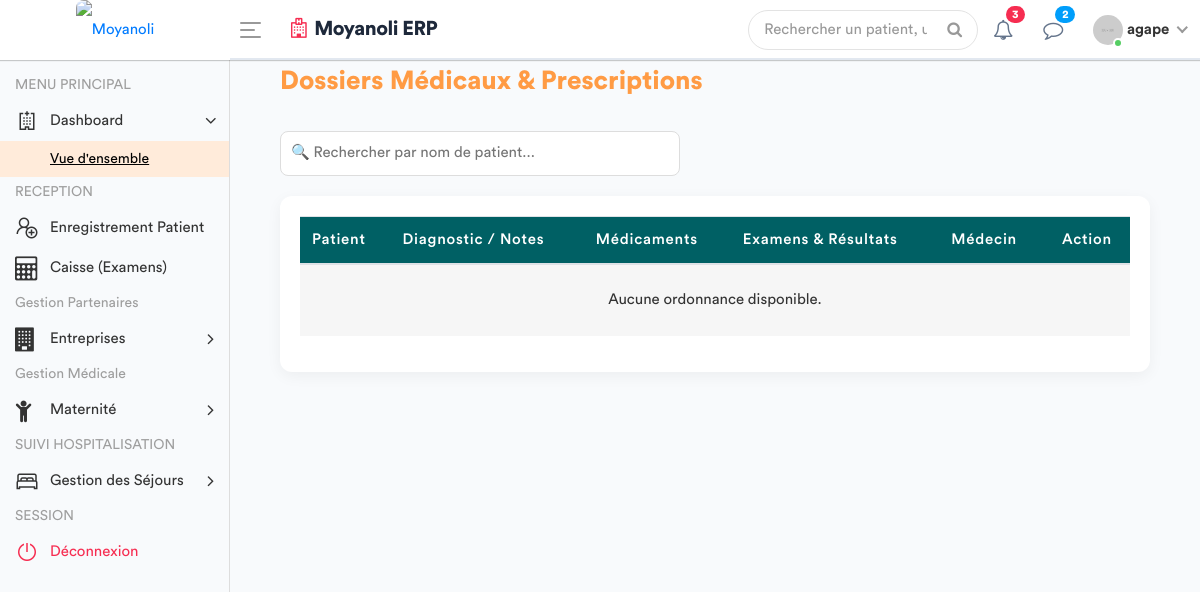
The page /ordonnances/liste/ (signed in) on the database as committed earlier.
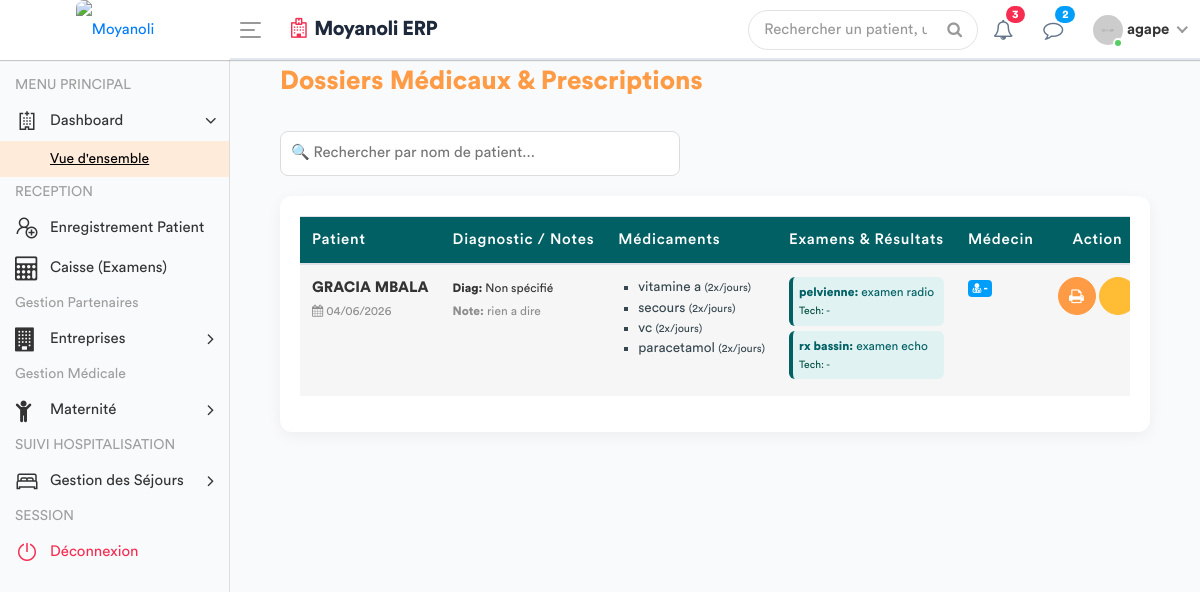
The same page on the database as committed later.
### apps/models.py (models this page shows, shortened)
class Ordonnance(models.Model):
    TYPE_CHOICES = [('URGENCE', 'Ordonnance d’Urgence'), ('DEFINITIVE', 'Ordonnance Définitive')]
    consultation = models.ForeignKey('Consultation', on_delete=models.CASCADE)
    date_prescrite = models.DateTimeField(default=timezone.now)
    type_ordonnance = models.CharField(max_length=20, choices=TYPE_CHOICES, default='URGENCE')
    diagnostic = models.CharField(max_length=255, blank=True)
    observation = models.TextField(blank=True)

class Consultation(models.Model):
    triage = models.OneToOneField(SigneVital, db_index=True, on_delete=models.CASCADE)
    medecin = models.ForeignKey(settings.AUTH_USER_MODEL, on_delete=models.SET_NULL, null=True)
    motif_consultation = models.TextField(verbose_name="Motif")
    histoire_maladie = models.TextField(verbose_name="Histoire de la maladie")
    examen_physique = models.TextField(verbose_name="Examen physique")
    complement_d_anamnese = models.CharField(max_length=200, null=True)
    hypothese_diagnostique = models.TextField(verbose_name="Hypothèse diagnostique")
    date_creation = models.DateTimeField(default=timezone.now)
    consultation_payee = models.BooleanField(default=False, verbose_name="Consultation payée")

class SigneVital(models.Model):
    patient = models.ForeignKey(Patient, on_delete=models.CASCADE)
    temperature = models.DecimalField(max_digits=4, decimal_places=1)
    poids = models.DecimalField(max_digits=5, decimal_places=2)
    tension_arterielle = models.CharField(max_length=10)
    frequence_cardiaque = models.IntegerField()
    frequence_respiratoire = models.IntegerField(null=True, blank=True)
    saturation_oxygene = models.IntegerField(null=True, blank=True)
    date_prelevement = models.DateTimeField(default=timezone.now)
    infirmier = models.ForeignKey(User, on_delete=models.SET_NULL, null=True)
    est_consulte = models.BooleanField(default=False)

class Patient(models.Model):
    TYPE_CHOICES = [
        ('SIMPLE', 'Patient Simple'),
        ('FIDELE', 'Patient Fidèle'),
        ('CONVENTIONNE', 'Patient Conventionné'),
    ]
    code_patient = models.CharField(max_length=20, unique=True, editable=False)
    noms = models.CharField(max_length=100)
    service = models.ForeignKey('Service', on_delete=models.PROTECT, related_name='patients', null=True)
    sexe = models.CharField(max_length=1, choices=[('M', 'Masculin'), ('F', 'Féminin')])
    age = models.CharField(max_length=30)
    adresse = models.TextField()
    telephone = models.CharField(max_length=20)
    type_patient = models.CharField(max_length=15, choices=TYPE_CHOICES, default='SIMPLE')
    a_carte_fidelite = models.BooleanField(default=False, verbose_name="Possède carte de fidélité")
    entreprise = models.ForeignKey('Entreprise', on_delete=models.SET_NULL, null=True, blank=True, verbose_name="Entreprise (si conventionné)")
    fiche_payee = models.BooleanField(default=False)
    created_by = models.ForeignKey(User, on_delete=models.SET_NULL, null=True, related_name='patients_crees')
    date_creation = models.DateTimeField(auto_now_add=True)
    date_modification = models.DateTimeField(auto_now=True)

class Medicament(models.Model):
    ordonnance = models.ForeignKey('Ordonnance', on_delete=models.CASCADE, related_name='medicaments')
    nom = models.CharField(max_length=255)
    posologie = models.CharField(max_length=255)
    duree = models.CharField(max_length=100)
    STATUT_CHOICES = [('EN_COURS', 'En cours'), ('STOPPE', 'Stoppé')]
    statut = models.CharField(max_length=20, choices=STATUT_CHOICES, default='EN_COURS')

class DemandeExamen(models.Model):
    STATUT = [
        ('EN_ATTENTE', 'En attente'),
        ('TERMINE', 'Terminé'),
        ('ANNULE', 'Annulé'),
    ]
    consultation = models.ForeignKey(Consultation, related_name='examens', on_delete=models.CASCADE)
    prestation = models.ForeignKey(Prestation, on_delete=models.PROTECT)
    indication = models.TextField(blank=True, help_text="Note du médecin pour le technicien")
    resultat = models.TextField(blank=True, null=True)
    image_resultat = models.ImageField(upload_to='resultats_examens/', blank=True, null=True)
    technicien = models.ForeignKey(
        settings.AUTH_USER_MODEL,
        related_name='examens_realises',
        on_delete=models.SET_NULL,
        null=True,
        blank=True
    )
    statut = models.CharField(max_length=20, choices=STATUT, default='EN_ATTENTE')
    date_demande = models.DateTimeField(default=timezone.now)
    date_realisation = models.DateTimeField(null=True, blank=True)
    quantite = models.PositiveIntegerField(default=1)

class Prestation(models.Model):
    CATEGORIES = [
        ('ADM', 'Administratif'),
        ('CONS', 'Consultation'),
        ('LABO', 'Laboratoire'),
        ('SOIN', 'Soins'),
        ('ECHO', 'Échographie'),
        ('RADIO', 'Radiologie'),
        ('MED', 'Acte Médical'),
        ('CHIR', 'Acte Chirurgical'),
        ('CONS_MAT', 'Consultation Maternité'), # Nouvelle catégorie
        ('MAT', 'Forfait Maternité / Accouchement'), # Catégorie existante
    ]
    libelle = models.CharField(max_length=200, verbose_name="Libellé")
    categorie = models.CharField(max_length=10, choices=CATEGORIES, verbose_name="Catégorie")
    prix = models.DecimalField(max_digits=10, decimal_places=2, default=Decimal('0.00'), verbose_name="Prix (USD)")
    valeur_normale = models.CharField(
        max_length=150, blank=True, null=True,
        verbose_name="Valeur Normale / Référence (Labo uniquement)",
        help_text="Ex: 70-110 mg/dl, Négatif, etc."
    )
    class Meta:
        verbose_name = "Prestation"
        verbose_name_plural = "Prestations"

### apps/views.py (the view)
# urls.py: path('ordonnances/liste/', views.liste_ordonnances_prescrites_view, name='liste_ordonnances'),
@login_required
def liste_ordonnances_prescrites_view(request):
    ordonnances = Ordonnance.objects.filter(type_ordonnance='DEFINITIVE').select_related(
        'consultation__triage__patient',
        'consultation__medecin'
    ).prefetch_related(
        'medicaments', # <--- CORRIGÉ ICI
        'consultation__examens__prestation',
        'consultation__examens__technicien'
    ).order_by('-id')
    role = Fonction.objects.filter(userKey=request.user).first()
    fonctionKey = role.fonctionKey.roleName if role and role.fonctionKey else None
    context = {
        'ordonnances': ordonnances,
        'fonctionKey': fonctionKey
    }
    return render(request, 'back-end/medecin/liste_ordonnances.html', context)

### apps/templates/back-end/medecin/liste_ordonnances.html (shortened to what the changed rows need)
<!DOCTYPE html>
{% load static %}
<html lang="fr">
<head>
    {% include 'back-end/includes/css.html' %}
</head>
<body>
    <div class="main-wrapper">
        <div class="page-wrapper">
            <div class="content container-fluid">
                <div class="card">
                    <div class="card-body">
                        <div class="table-responsive">
                            <table class="table table-hover table-striped" id="ordonnanceTable">
                                <thead>
                                    <tr>
                                        <th>Patient</th>
                                        <th>Diagnostic / Notes</th>
                                        <th>Médicaments</th>
                                        <th>Examens & Résultats</th>
                                        <th>Médecin</th>
                                        <th class="text-center">Action</th>
                                    </tr>
                                </thead>
                                <tbody>
                                    {% for ord in ordonnances %}
                                    <tr>
                                        <td>
                                            <strong>{{ ord.consultation.triage.patient.noms }}</strong><br>
                                            <small class="text-muted"><i class="fa fa-calendar"></i> {{ ord.consultation.date_creation|date:"d/m/Y" }}</small>
                                        </td>
                                        <td>
                                            <small><strong>Diag:</strong> {{ ord.consultation.diagnostic_final|default:"Non spécifié" }}</small><br>
                                            <small class="text-muted"><strong>Note:</strong> {{ ord.observation|truncatechars:50|default:"-" }}</small>
                                        </td>
                                        <td>
                                            <ul class="med-list">
                                                {% for med in ord.medicaments.all %}
                                                    <li>{{ med.nom }} <small>({{ med.posologie }})</small></li>
                                                {% empty %}
                                                    <small class="text-muted">Aucun</small>
                                                {% endfor %}
                                            </ul>
                                        </td>
                                        <td>
                                            {% for ex in ord.consultation.examens.all %}
                                                <div class="badge-exam">
                                                    <strong>{{ ex.prestation.libelle }}:</strong> {{ ex.resultat|default:"En cours..." }}<br>
                                                    <span style="font-size: 0.65rem; color: #004d40;">Tech: {{ ex.technicien.noms|default:"-" }}</span>
                                                </div>
                                            {% empty %}
                                                <small class="text-muted">Aucun examen</small>
                                            {% endfor %}
                                        </td>
                                        <td>
                                            <span class="badge badge-info text-white">
                                                <i class="fa fa-user-md"></i> {{ ord.consultation.medecin.noms|default:"-" }}
                                            </span>
                                        </td>
                                        <td class="text-center">
                                            <a href="{% url 'imprimer_ordonnance' ord.id %}" target="_blank" class="btn btn-primary btn-action" title="Imprimer">
                                                <i class="fa fa-print"></i>
                                            </a>
                                            <a href="{% url 'modifier_ordonnance' ord.id %}" class="btn btn-warning btn-action text-white" title="Modifier">
                                            </a>
                                        </td>
                                    </tr>
                                    {% empty %}
                                    <tr>
                                        <td colspan="6" class="text-center py-4">Aucune ordonnance disponible.</td>
                                    </tr>
                                    {% endfor %}
                                </tbody>
                            </table>
                        </div>
                    </div>
                </div>
            </div>
        </div>
    </div>
</body>
</html>

Rows that differ between the two databases and show on the page:
added Ordonnance: consultation.triage.patient.noms "GRACIA MBALA", consultation.date_creation "04/06/2026", consultation.diagnostic_final "Non spécifié", observation "rien a dire", consultation.medecin.noms "-"
added Medicament: nom "vitamine a", posologie "2x/jours"
added Medicament: nom "secours", posologie "2x/jours"
added Medicament: nom "vc", posologie "2x/jours"
added Medicament: nom "paracetamol", posologie "2x/jours"
added DemandeExamen: prestation.libelle "pelvienne", resultat "examen radio", technicien.noms "-"
added DemandeExamen: prestation.libelle "rx bassin", resultat "examen echo", technicien.noms "-"
Other text that changed with them:
text no longer shown: "Aucune ordonnance disponible."
